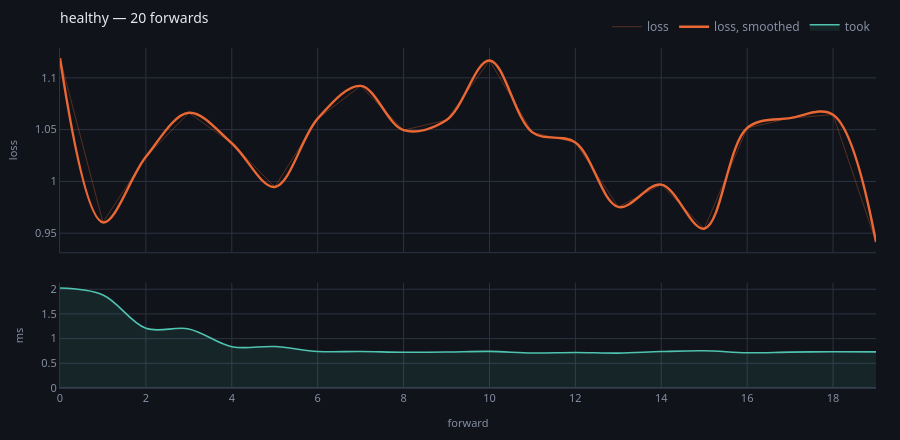

The notebook cell this image was saved under:
### Code cell
progress(store, run="healthy")

### Figure 1 — Plotly figure (JSON) as saved in the notebook; plotly's stock layout.template omitted (floating-point values rounded to 4 significant figures)
{"data": [{"hovertemplate": "forward %{x}<br>loss %{y:.4g}<extra></extra>", "line": {"color": "#eb6834", "width": 1}, "mode": "lines", "name": "loss", "opacity": 0.32, "type": "scatter", "x": [0, 1, 2, 3, 4, 5, 6, 7, 8, 9, 10, 11, 12, 13, 14, 15, 16, 17, 18, 19], "xaxis": "x", "y": [1.119, 0.9605, 1.024, 1.066, 1.037, 0.9947, 1.061, 1.092, 1.05, 1.059, 1.117, 1.047, 1.038, 0.9754, 0.9969, 0.9544, 1.052, 1.061, 1.064, 0.9415], "yaxis": "y"}, {"hovertemplate": "forward %{x}<br>mean %{y:.4g}<extra></extra>", "line": {"color": "#eb6834", "shape": "spline", "width": 2.4}, "mode": "lines", "name": "loss, smoothed", "type": "scatter", "x": [0, 1, 2, 3, 4, 5, 6, 7, 8, 9, 10, 11, 12, 13, 14, 15, 16, 17, 18, 19], "xaxis": "x", "y": [1.119, 0.9605, 1.024, 1.066, 1.037, 0.9947, 1.061, 1.092, 1.05, 1.059, 1.117, 1.047, 1.038, 0.9754, 0.9969, 0.9544, 1.052, 1.061, 1.064, 0.9415], "yaxis": "y"}, {"fill": "tozeroy", "fillcolor": "rgba(79,195,176,0.10)", "hovertemplate": "forward %{x}<br>%{y:.1f} ms<extra></extra>", "line": {"color": "#4fc3b0", "shape": "spline", "width": 1.6}, "mode": "lines", "name": "took", "type": "scatter", "x": [0, 1, 2, 3, 4, 5, 6, 7, 8, 9, 10, 11, 12, 13, 14, 15, 16, 17, 18, 19], "xaxis": "x2", "y": [2.024, 1.885, 1.209, 1.196, 0.837, 0.84, 0.74, 0.739, 0.725, 0.728, 0.741, 0.709, 0.72, 0.707, 0.738, 0.753, 0.713, 0.727, 0.733, 0.732], "yaxis": "y2"}, {"hovertemplate": "forward %{x} broke<extra></extra>", "marker": {"color": "#ef5f6b", "size": 9, "symbol": "x"}, "mode": "markers", "name": "broke", "showlegend": false, "type": "scatter", "x": [], "xaxis": "x", "y": [], "yaxis": "y"}], "layout": {"font": {"color": "#e7e9ef", "family": "system-ui, -apple-system, Segoe UI, Roboto, sans-serif", "size": 12}, "height": 440, "hoverlabel": {"align": "left", "bgcolor": "#1a1e28", "bordercolor": "#2c3242", "font": {"color": "#e7e9ef", "family": "system-ui, -apple-system, Segoe UI, Roboto, sans-serif"}}, "hovermode": "x unified", "legend": {"bgcolor": "rgba(0,0,0,0)", "font": {"color": "#868ea3"}, "orientation": "h", "x": 1, "xanchor": "right", "y": 1.02, "yanchor": "bottom"}, "margin": {"b": 44, "l": 56, "r": 24, "t": 44}, "paper_bgcolor": "#101319", "plot_bgcolor": "#101319", "title": {"font": {"size": 14}, "text": "healthy — 20 forwards", "x": 0, "xanchor": "left", "xref": "paper", "y": 0.97, "yanchor": "top"}, "xaxis": {"anchor": "y", "domain": [0.0, 1.0], "gridcolor": "#2c3242", "linecolor": "#2c3242", "matches": "x2", "showticklabels": false, "tickfont": {"color": "#868ea3", "size": 11}, "title": {"font": {"color": "#868ea3", "size": 11}}, "zerolinecolor": "#2c3242"}, "xaxis2": {"anchor": "y2", "domain": [0.0, 1.0], "gridcolor": "#2c3242", "linecolor": "#2c3242", "tickfont": {"color": "#868ea3", "size": 11}, "title": {"font": {"color": "#868ea3", "size": 11}, "text": "forward"}, "zerolinecolor": "#2c3242"}, "yaxis": {"anchor": "x", "domain": [0.3994, 1.0], "gridcolor": "#2c3242", "linecolor": "#2c3242", "tickfont": {"color": "#868ea3", "size": 11}, "title": {"font": {"color": "#868ea3", "size": 11}, "text": "loss"}, "zerolinecolor": "#2c3242"}, "yaxis2": {"anchor": "x2", "domain": [0.0, 0.3094], "gridcolor": "#2c3242", "linecolor": "#2c3242", "rangemode": "tozero", "tickfont": {"color": "#868ea3", "size": 11}, "title": {"font": {"color": "#868ea3", "size": 11}, "text": "ms"}, "zerolinecolor": "#2c3242"}}}
